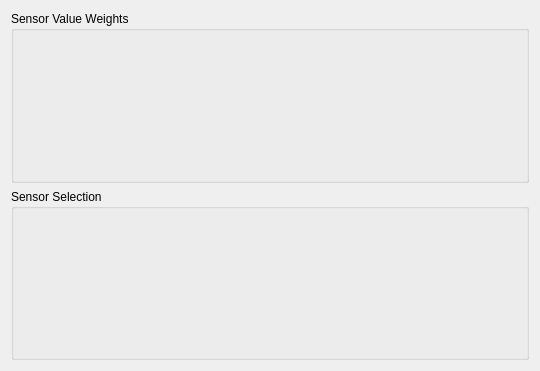
<?xml version="1.0" encoding="UTF-8"?>
<ui version="4.0">
 <class>LineSensorControlWidget</class>
 <widget class="QWidget" name="LineSensorControlWidget">
  <property name="enabled">
   <bool>true</bool>
  </property>
  <property name="geometry">
   <rect>
    <x>0</x>
    <y>0</y>
    <width>540</width>
    <height>371</height>
   </rect>
  </property>
  <property name="sizePolicy">
   <sizepolicy hsizetype="Fixed" vsizetype="Fixed">
    <horstretch>0</horstretch>
    <verstretch>0</verstretch>
   </sizepolicy>
  </property>
  <property name="windowTitle">
   <string>rqt_line_sensor_control</string>
  </property>
  <layout class="QVBoxLayout" name="verticalLayout_3">
   <item>
    <widget class="QGroupBox" name="sensorValueWeightsBox">
     <property name="title">
      <string>Sensor Value Weights</string>
     </property>
     <layout class="QHBoxLayout" name="horizontalLayout_2">
      <item>
       <layout class="QHBoxLayout" name="sensorWeightsLayout"/>
      </item>
     </layout>
    </widget>
   </item>
   <item>
    <widget class="QGroupBox" name="groupBox_2">
     <property name="title">
      <string>Sensor Selection</string>
     </property>
     <layout class="QVBoxLayout" name="verticalLayout_5">
      <item>
       <layout class="QVBoxLayout" name="verticalLayout_2">
        <item>
         <layout class="QHBoxLayout" name="setledLayout"/>
        </item>
        <item>
         <layout class="QHBoxLayout" name="ledButtonLayout"/>
        </item>
       </layout>
      </item>
     </layout>
    </widget>
   </item>
  </layout>
 </widget>
 <resources/>
 <connections/>
</ui>
